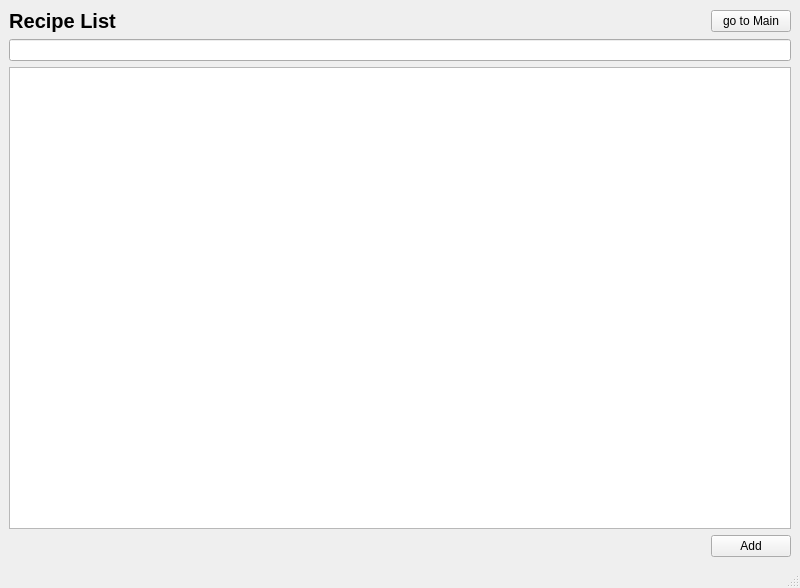
<?xml version="1.0" encoding="UTF-8"?>
<ui version="4.0">
 <class>RecipeListWindow</class>
 <widget class="QMainWindow" name="RecipeListWindow">
  <property name="geometry">
   <rect>
    <x>0</x>
    <y>0</y>
    <width>800</width>
    <height>588</height>
   </rect>
  </property>
  <property name="windowTitle">
   <string>OOP_Project</string>
  </property>
  <widget class="QWidget" name="centralwidget">
   <layout class="QVBoxLayout" name="verticalLayout">
    <item>
     <layout class="QHBoxLayout" name="horizontalLayout_2">
      <item>
       <widget class="QLabel" name="label">
        <property name="font">
         <font>
          <pointsize>15</pointsize>
          <bold>true</bold>
         </font>
        </property>
        <property name="text">
         <string>Recipe List</string>
        </property>
        <property name="alignment">
         <set>Qt::AlignCenter</set>
        </property>
       </widget>
      </item>
      <item>
       <spacer name="horizontalSpacer">
        <property name="orientation">
         <enum>Qt::Horizontal</enum>
        </property>
        <property name="sizeHint" stdset="0">
         <size>
          <width>40</width>
          <height>20</height>
         </size>
        </property>
       </spacer>
      </item>
      <item>
       <widget class="QPushButton" name="MainButton">
        <property name="text">
         <string>go to Main</string>
        </property>
       </widget>
      </item>
     </layout>
    </item>
    <item>
     <widget class="QLineEdit" name="SearchText"/>
    </item>
    <item>
     <widget class="QListWidget" name="listWidget"/>
    </item>
    <item>
     <layout class="QHBoxLayout" name="horizontalLayout">
      <item>
       <spacer name="horizontalSpacer_2">
        <property name="orientation">
         <enum>Qt::Horizontal</enum>
        </property>
        <property name="sizeHint" stdset="0">
         <size>
          <width>40</width>
          <height>20</height>
         </size>
        </property>
       </spacer>
      </item>
      <item>
       <widget class="QPushButton" name="AddButton">
        <property name="text">
         <string>Add</string>
        </property>
       </widget>
      </item>
     </layout>
    </item>
   </layout>
  </widget>
  <widget class="QStatusBar" name="statusbar"/>
 </widget>
 <resources/>
 <connections/>
</ui>
